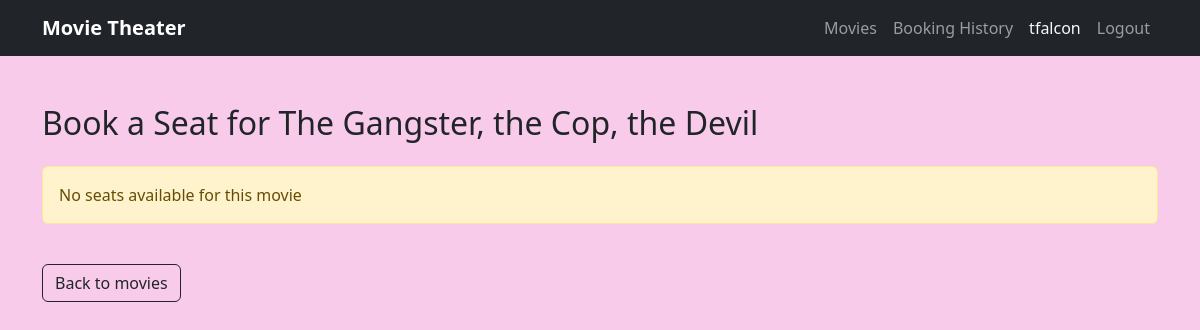
The page /book/5/ (signed in) on the database as committed earlier.
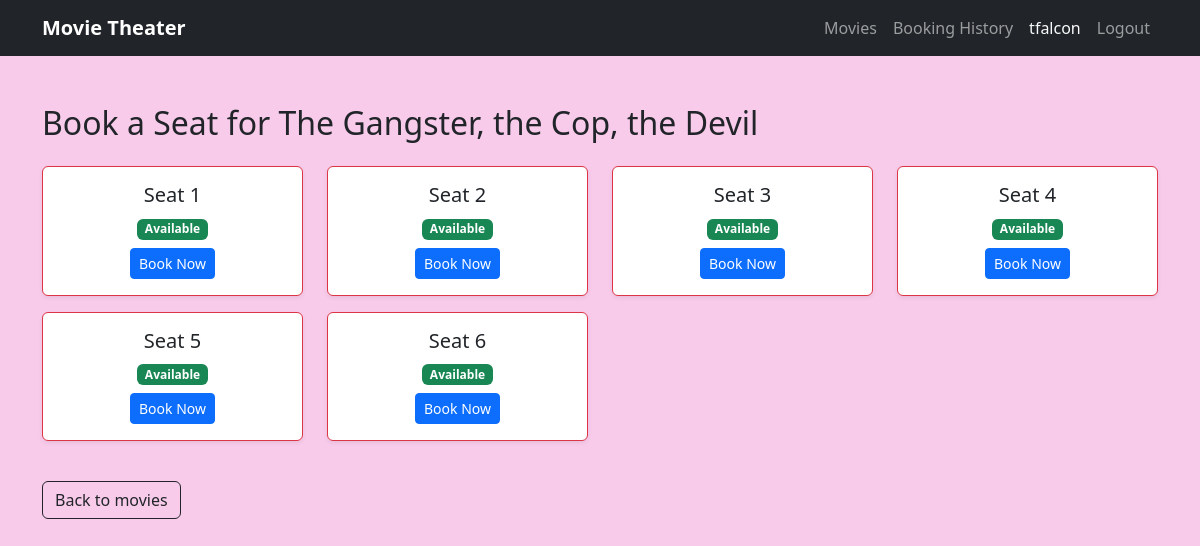
The same page on the database as committed later.
### bookings/models.py (models this page shows)
class Seat(models.Model):
    class BookingStatus(models.TextChoices):
        AVAILABLE = "Available", "Available"
        UNAVAILABLE = "Unavailable", "Unavailable"
    movie = models.ForeignKey(Movie, on_delete=models.CASCADE, related_name='seats')
    seat_num = models.IntegerField()
    booking_status = models.CharField(
        max_length=100,
        choices=BookingStatus.choices,
        default=BookingStatus.AVAILABLE
    )

### bookings/views.py (the view, shortened to what this page needs)
# urls.py: path('book/<int:movie_id>/', views.book_seat, name='book_seat'),
def book_seat(request, movie_id):
    movie = get_object_or_404(Movie, id=movie_id)
    seats = Seat.objects.filter(movie=movie)
    return render(request, "bookings/seat_booking.html", {"movie": movie, "seats": seats})

### bookings/templates/bookings/seat_booking.html (shortened to what this page needs)
{% extends "bookings/base.html" %}
{% block content %}
<h2 class="mb-4">Book a Seat for {{ movie.title }}</h2>
<div class="row">
    {% for seat in seats %}
        <div class="col-md-3 col-sm-4 col-6 mb-3">
            <div class="card text-center shadow-sm {% if seat.booking_status %} border-danger {% else %} border-success {% endif %}">
                <div class="card-body">
                    <h5 class="card-title">Seat {{ seat.seat_num }}</h5>
                    {% if seat.booking_status == "Unavailable" %}
                        <span class="badge bg-danger mb-2">Booked</span>
                        <button class="btn btn-secondary btn-sm" disabled>
                            Unavailable
                        </button>
                    {% else %}
                        <span class="badge bg-success mb-2">Available</span>
                        <form method="POST">
                            <button type="submit" class="btn btn-primary btn-sm">
                                Book Now
                            </button>
                        </form>
                    {% endif %}
                </div>
            </div>
        </div>
    {% empty %}
        <div class="col-12">
            <div class="alert alert-warning">
                No seats available for this movie
            </div>
        </div>
    {% endfor %}
</div>
<a href="/" class="btn btn-outline-dark mt-4">Back to movies</a>
{% endblock %}

Rows that differ between the two databases and show on the page:
added Seat: seat_num "1"
added Seat: seat_num "2"
added Seat: seat_num "3"
added Seat: seat_num "4"
added Seat: seat_num "5"
added Seat: seat_num "6"
Other text that changed with them:
text no longer shown: "No seats available for this movie"
